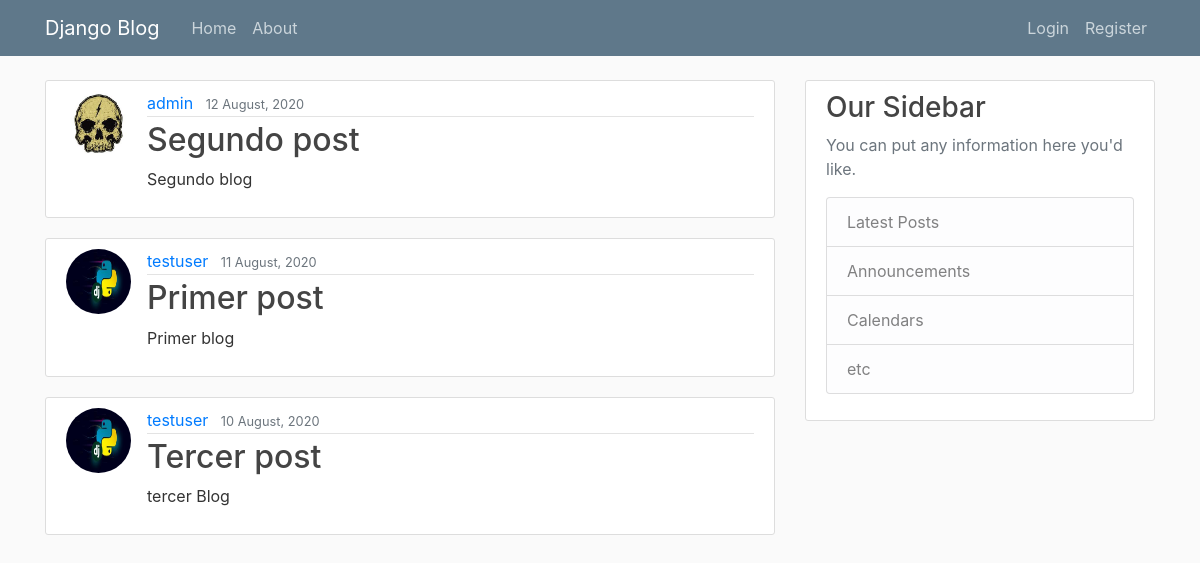
The app's page /, older data.
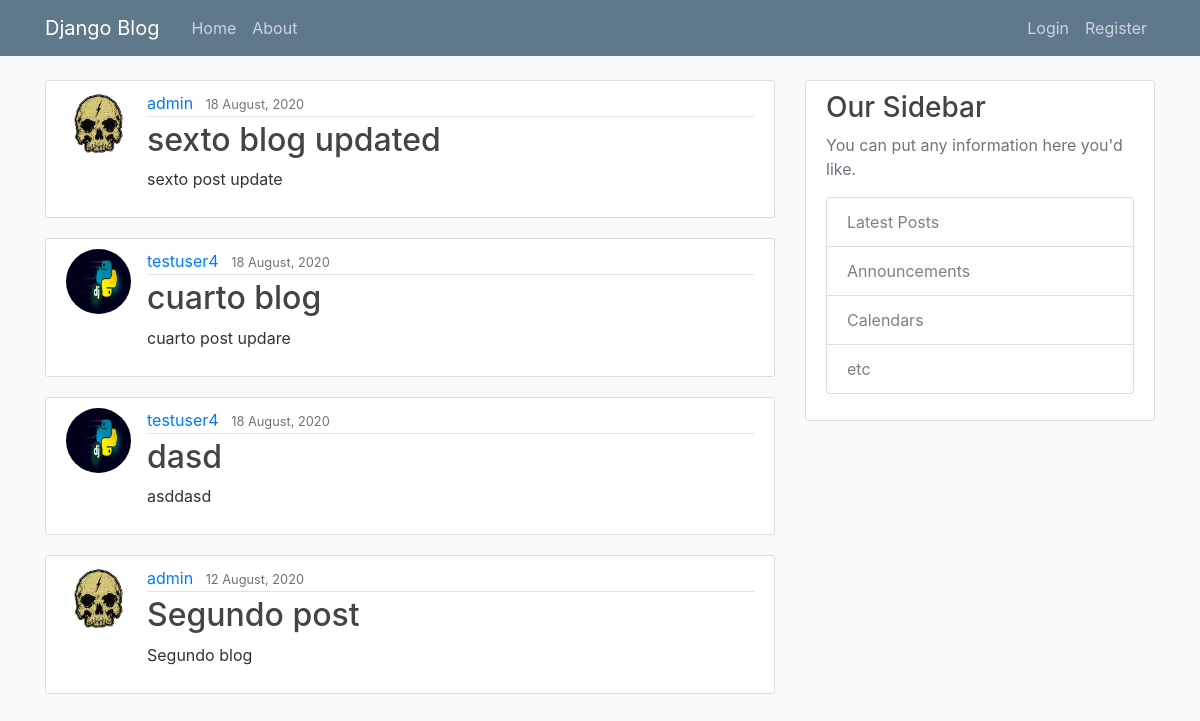
The same page, newer data.
### blog/models.py (models this page shows, shortened)
class Post(models.Model):
    titulo = models.CharField(max_length=100)
    contenido = models.TextField()
    date = models.DateTimeField(default=timezone.now)
    autor = models.ForeignKey(User, on_delete=models.CASCADE)

### users/models.py (models this page shows, shortened)
class Profile(models.Model):
    user = models.OneToOneField(User, on_delete=models.CASCADE)
    image = models.ImageField(default='default.jpg', upload_to='profile_pics')

### blog/views.py (the view)
# urls.py: path('', PostListView.as_view(), name='home'),
class PostListView(ListView):
    model = Post
    template_name = 'blog/home.html'
    context_object_name = 'posts'
    ordering = ['-date']
    paginate_by = 4

### blog/templates/blog/home.html
{% extends "blog/base.html"%}
{% block content %}
    {% for post in posts %}
        <article class="media content-section">
            <img class="rounded-circle article-img" src="{{post.autor.profile.image.url}}">
            <div class="media-body">
            <div class="article-metadata">
                <a class="mr-2" href="#">{{ post.autor }}</a>
                <small class="text-muted">{{ post.date|date:"d F, Y" }}</small>
            </div>
            <h2><a class="article-title" href="{% url 'post-detail' post.id %}">{{ post.titulo }}</a></h2>
            <p class="article-content">{{ post.contenido }}</p>
            </div>
        </article>
    {% endfor %}
{% endblock content %}

### blog/templates/blog/base.html (shortened to what this page needs)
{% load static %}
<!DOCTYPE html>
<html lang="en">
<head>
    <link rel="stylesheet" href="https://maxcdn.bootstrapcdn.com/bootstrap/4.0.0/css/bootstrap.min.css">
    <link rel="stylesheet" type="text/css" href="{% static 'blog/main.css'%}">
</head>
<body>
    <header class="site-header">
        <nav class="navbar navbar-expand-md navbar-dark bg-steel fixed-top">
          <div class="container">
            <a class="navbar-brand mr-4" href="{% url 'home' %}">Django Blog</a>
            <div class="collapse navbar-collapse" id="navbarToggle">
              <div class="navbar-nav mr-auto">
                <a class="nav-item nav-link" href="{% url 'home' %}">Home</a>
                <a class="nav-item nav-link" href="{% url 'about' %}">About</a>
              </div>
              <div class="navbar-nav">
                {% if user.is_authenticated %}
                  <a class="nav-item nav-link" href="{% url 'post-create' %}">New Post</a>
                  <a class="nav-item nav-link" href="{% url 'profile' %}">Profile</a>
                  <a class="nav-item nav-link" href="{% url 'logout' %}">Logout</a>
                {% else %}
                  <a class="nav-item nav-link" href="{% url 'login' %}">Login</a>
                  <a class="nav-item nav-link" href="{% url 'register' %}">Register</a>
                {% endif %}
              </div>
            </div>
          </div>
        </nav>
    </header>
    <main role="main" class="container">
        <div class="row">
          <div class="col-md-8">
            {% block content %}{% endblock %}
          </div>
          <div class="col-md-4">
            <div class="content-section">
              <h3>Our Sidebar</h3>
              <p class='text-muted'>You can put any information here you'd like.
                <ul class="list-group">
                  <li class="list-group-item list-group-item-light">Latest Posts</li>
                  <li class="list-group-item list-group-item-light">Announcements</li>
                  <li class="list-group-item list-group-item-light">Calendars</li>
                  <li class="list-group-item list-group-item-light">etc</li>
                </ul>
              </p>
            </div>
          </div>
        </div>
    </main>
</body>
</html>

### blog/static/blog/main.css (style rules this page uses)
body { background: #fafafa; color: #333333; margin-top: 5rem; }
h1, h2, h3, h4, h5, h6 { color: #444444; }
ul { margin: 0; }
.bg-steel { background-color: #5f788a; }
.site-header .navbar-nav .nav-link { color: #cbd5db; }
.content-section { background: #ffffff; padding: 10px 20px; border: 1px solid #dddddd; border-radius: 3px; margin-bottom: 20px; }
.article-title { color: #444444; }
.article-content { white-space: pre-line; }
.article-img { height: 65px; width: 65px; margin-right: 16px; }
.article-metadata { padding-bottom: 1px; margin-bottom: 4px; border-bottom: 1px solid #e3e3e3 }

Row changes from the older to the newer data that the page shows:
no longer on this page (row unchanged): Post: autor.profile.image (placeholder picture), autor "testuser", date "11 August, 2020", titulo "Primer post", contenido "Primer blog"
no longer on this page (row unchanged): Post: autor.profile.image (placeholder picture), autor "testuser", date "10 August, 2020", titulo "Tercer post", contenido "tercer Blog"
added Post: autor.profile.image (picture), autor "admin", date "18 August, 2020", titulo "sexto blog updated", contenido "sexto post update"
added Post: autor.profile.image (picture), autor "testuser4", date "18 August, 2020", titulo "cuarto blog", contenido "cuarto post updare"
added Post: autor.profile.image (picture), autor "testuser4", date "18 August, 2020", titulo "dasd", contenido "asddasd"
